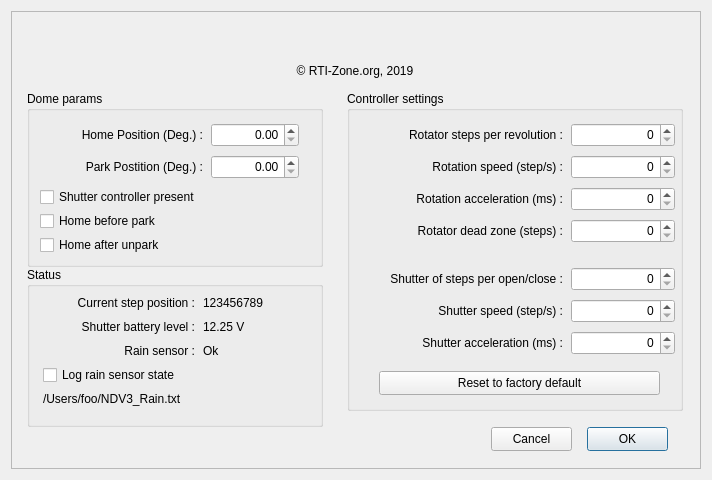
<?xml version="1.0" encoding="UTF-8"?>
<ui version="4.0">
 <class>X2Dome</class>
 <widget class="QDialog" name="X2Dome">
  <property name="geometry">
   <rect>
    <x>0</x>
    <y>0</y>
    <width>712</width>
    <height>480</height>
   </rect>
  </property>
  <property name="minimumSize">
   <size>
    <width>712</width>
    <height>480</height>
   </size>
  </property>
  <property name="maximumSize">
   <size>
    <width>712</width>
    <height>480</height>
   </size>
  </property>
  <property name="windowTitle">
   <string>NexDome controller settings</string>
  </property>
  <layout class="QVBoxLayout" name="verticalLayout_5">
   <item>
    <widget class="X2Form" name="X2Form">
     <property name="enabled">
      <bool>true</bool>
     </property>
     <property name="minimumSize">
      <size>
       <width>0</width>
       <height>0</height>
      </size>
     </property>
     <property name="maximumSize">
      <size>
       <width>1024</width>
       <height>1024</height>
      </size>
     </property>
     <property name="frameShape">
      <enum>QFrame::StyledPanel</enum>
     </property>
     <property name="frameShadow">
      <enum>QFrame::Raised</enum>
     </property>
     <property name="SerialPortName" stdset="0">
      <string/>
     </property>
     <widget class="QGroupBox" name="MaxDomeIIParams">
      <property name="geometry">
       <rect>
        <x>16</x>
        <y>80</y>
        <width>296</width>
        <height>176</height>
       </rect>
      </property>
      <property name="title">
       <string>Dome params</string>
      </property>
      <widget class="QCheckBox" name="homeOnUnpark">
       <property name="geometry">
        <rect>
         <x>13</x>
         <y>144</y>
         <width>140</width>
         <height>20</height>
        </rect>
       </property>
       <property name="text">
        <string>Home after unpark</string>
       </property>
      </widget>
      <widget class="QCheckBox" name="hasShutterCtrl">
       <property name="geometry">
        <rect>
         <x>13</x>
         <y>96</y>
         <width>183</width>
         <height>20</height>
        </rect>
       </property>
       <property name="text">
        <string>Shutter controller present</string>
       </property>
      </widget>
      <widget class="QCheckBox" name="homeOnPark">
       <property name="geometry">
        <rect>
         <x>13</x>
         <y>120</y>
         <width>136</width>
         <height>20</height>
        </rect>
       </property>
       <property name="text">
        <string>Home before park</string>
       </property>
      </widget>
      <widget class="QLabel" name="label_2">
       <property name="geometry">
        <rect>
         <x>16</x>
         <y>32</y>
         <width>160</width>
         <height>24</height>
        </rect>
       </property>
       <property name="text">
        <string>Home Position (Deg.) :</string>
       </property>
       <property name="alignment">
        <set>Qt::AlignRight|Qt::AlignTrailing|Qt::AlignVCenter</set>
       </property>
      </widget>
      <widget class="QDoubleSpinBox" name="homePosition">
       <property name="geometry">
        <rect>
         <x>184</x>
         <y>32</y>
         <width>88</width>
         <height>24</height>
        </rect>
       </property>
       <property name="alignment">
        <set>Qt::AlignRight|Qt::AlignTrailing|Qt::AlignVCenter</set>
       </property>
       <property name="maximum">
        <double>359.990000000000009</double>
       </property>
      </widget>
      <widget class="QLabel" name="label_3">
       <property name="geometry">
        <rect>
         <x>32</x>
         <y>64</y>
         <width>144</width>
         <height>24</height>
        </rect>
       </property>
       <property name="text">
        <string>Park Postition (Deg.) :</string>
       </property>
       <property name="alignment">
        <set>Qt::AlignRight|Qt::AlignTrailing|Qt::AlignVCenter</set>
       </property>
      </widget>
      <widget class="QDoubleSpinBox" name="parkPosition">
       <property name="geometry">
        <rect>
         <x>184</x>
         <y>64</y>
         <width>88</width>
         <height>24</height>
        </rect>
       </property>
       <property name="alignment">
        <set>Qt::AlignRight|Qt::AlignTrailing|Qt::AlignVCenter</set>
       </property>
       <property name="maximum">
        <double>359.990000000000009</double>
       </property>
      </widget>
     </widget>
     <widget class="QGroupBox" name="groupBox">
      <property name="geometry">
       <rect>
        <x>336</x>
        <y>80</y>
        <width>336</width>
        <height>320</height>
       </rect>
      </property>
      <property name="title">
       <string>Controller settings</string>
      </property>
      <widget class="QLabel" name="label_9">
       <property name="geometry">
        <rect>
         <x>56</x>
         <y>64</y>
         <width>160</width>
         <height>24</height>
        </rect>
       </property>
       <property name="text">
        <string>Rotation speed (step/s) :</string>
       </property>
       <property name="alignment">
        <set>Qt::AlignRight|Qt::AlignTrailing|Qt::AlignVCenter</set>
       </property>
      </widget>
      <widget class="QSpinBox" name="rotationSpeed">
       <property name="geometry">
        <rect>
         <x>224</x>
         <y>64</y>
         <width>104</width>
         <height>24</height>
        </rect>
       </property>
       <property name="alignment">
        <set>Qt::AlignRight|Qt::AlignTrailing|Qt::AlignVCenter</set>
       </property>
       <property name="maximum">
        <number>999999999</number>
       </property>
      </widget>
      <widget class="QSpinBox" name="rotationAcceletation">
       <property name="geometry">
        <rect>
         <x>224</x>
         <y>96</y>
         <width>104</width>
         <height>24</height>
        </rect>
       </property>
       <property name="alignment">
        <set>Qt::AlignRight|Qt::AlignTrailing|Qt::AlignVCenter</set>
       </property>
       <property name="maximum">
        <number>999999999</number>
       </property>
      </widget>
      <widget class="QLabel" name="label_10">
       <property name="geometry">
        <rect>
         <x>16</x>
         <y>96</y>
         <width>200</width>
         <height>24</height>
        </rect>
       </property>
       <property name="text">
        <string>Rotation acceleration (ms) :</string>
       </property>
       <property name="alignment">
        <set>Qt::AlignRight|Qt::AlignTrailing|Qt::AlignVCenter</set>
       </property>
      </widget>
      <widget class="QLabel" name="label">
       <property name="geometry">
        <rect>
         <x>8</x>
         <y>32</y>
         <width>208</width>
         <height>24</height>
        </rect>
       </property>
       <property name="text">
        <string>Rotator steps per revolution :</string>
       </property>
       <property name="alignment">
        <set>Qt::AlignRight|Qt::AlignTrailing|Qt::AlignVCenter</set>
       </property>
      </widget>
      <widget class="QSpinBox" name="ticksPerRev">
       <property name="geometry">
        <rect>
         <x>224</x>
         <y>32</y>
         <width>104</width>
         <height>24</height>
        </rect>
       </property>
       <property name="alignment">
        <set>Qt::AlignRight|Qt::AlignTrailing|Qt::AlignVCenter</set>
       </property>
       <property name="maximum">
        <number>999999999</number>
       </property>
      </widget>
      <widget class="QSpinBox" name="shutterAcceleration">
       <property name="geometry">
        <rect>
         <x>224</x>
         <y>240</y>
         <width>104</width>
         <height>24</height>
        </rect>
       </property>
       <property name="alignment">
        <set>Qt::AlignRight|Qt::AlignTrailing|Qt::AlignVCenter</set>
       </property>
       <property name="maximum">
        <number>999999999</number>
       </property>
      </widget>
      <widget class="QLabel" name="label_12">
       <property name="geometry">
        <rect>
         <x>16</x>
         <y>240</y>
         <width>200</width>
         <height>24</height>
        </rect>
       </property>
       <property name="text">
        <string>Shutter acceleration (ms) :</string>
       </property>
       <property name="alignment">
        <set>Qt::AlignRight|Qt::AlignTrailing|Qt::AlignVCenter</set>
       </property>
      </widget>
      <widget class="QLabel" name="label_11">
       <property name="geometry">
        <rect>
         <x>56</x>
         <y>208</y>
         <width>160</width>
         <height>24</height>
        </rect>
       </property>
       <property name="text">
        <string>Shutter speed (step/s) :</string>
       </property>
       <property name="alignment">
        <set>Qt::AlignRight|Qt::AlignTrailing|Qt::AlignVCenter</set>
       </property>
      </widget>
      <widget class="QSpinBox" name="shutterSpeed">
       <property name="geometry">
        <rect>
         <x>224</x>
         <y>208</y>
         <width>104</width>
         <height>24</height>
        </rect>
       </property>
       <property name="alignment">
        <set>Qt::AlignRight|Qt::AlignTrailing|Qt::AlignVCenter</set>
       </property>
       <property name="maximum">
        <number>999999999</number>
       </property>
      </widget>
      <widget class="QSpinBox" name="shutterTicks">
       <property name="geometry">
        <rect>
         <x>224</x>
         <y>176</y>
         <width>104</width>
         <height>24</height>
        </rect>
       </property>
       <property name="alignment">
        <set>Qt::AlignRight|Qt::AlignTrailing|Qt::AlignVCenter</set>
       </property>
       <property name="maximum">
        <number>999999999</number>
       </property>
      </widget>
      <widget class="QLabel" name="label_13">
       <property name="geometry">
        <rect>
         <x>8</x>
         <y>176</y>
         <width>208</width>
         <height>24</height>
        </rect>
       </property>
       <property name="text">
        <string>Shutter of steps per open/close :</string>
       </property>
       <property name="alignment">
        <set>Qt::AlignRight|Qt::AlignTrailing|Qt::AlignVCenter</set>
       </property>
      </widget>
      <widget class="QPushButton" name="pushButton">
       <property name="geometry">
        <rect>
         <x>32</x>
         <y>280</y>
         <width>281</width>
         <height>24</height>
        </rect>
       </property>
       <property name="text">
        <string>Reset to factory default</string>
       </property>
      </widget>
      <widget class="QLabel" name="label_7">
       <property name="geometry">
        <rect>
         <x>8</x>
         <y>128</y>
         <width>208</width>
         <height>24</height>
        </rect>
       </property>
       <property name="text">
        <string>Rotator dead zone (steps) :</string>
       </property>
       <property name="alignment">
        <set>Qt::AlignRight|Qt::AlignTrailing|Qt::AlignVCenter</set>
       </property>
      </widget>
      <widget class="QSpinBox" name="rotDeadZone">
       <property name="geometry">
        <rect>
         <x>224</x>
         <y>128</y>
         <width>104</width>
         <height>24</height>
        </rect>
       </property>
       <property name="alignment">
        <set>Qt::AlignRight|Qt::AlignTrailing|Qt::AlignVCenter</set>
       </property>
       <property name="maximum">
        <number>2000</number>
       </property>
      </widget>
     </widget>
     <widget class="QLabel" name="label_logo">
      <property name="geometry">
       <rect>
        <x>280</x>
        <y>0</y>
        <width>128</width>
        <height>44</height>
       </rect>
      </property>
      <property name="text">
       <string/>
      </property>
      <property name="pixmap">
       <pixmap>NexDome.png</pixmap>
      </property>
      <property name="alignment">
       <set>Qt::AlignCenter</set>
      </property>
      <property name="X2_PhotoFileName" stdset="0">
       <string>NexDome.png</string>
      </property>
     </widget>
     <widget class="QLabel" name="label_4">
      <property name="geometry">
       <rect>
        <x>260</x>
        <y>48</y>
        <width>168</width>
        <height>24</height>
       </rect>
      </property>
      <property name="text">
       <string>© RTI-Zone.org, 2019</string>
      </property>
      <property name="alignment">
       <set>Qt::AlignCenter</set>
      </property>
     </widget>
     <widget class="QPushButton" name="pushButtonCancel">
      <property name="geometry">
       <rect>
        <x>480</x>
        <y>416</y>
        <width>81</width>
        <height>24</height>
       </rect>
      </property>
      <property name="text">
       <string>Cancel</string>
      </property>
     </widget>
     <widget class="QPushButton" name="pushButtonOK">
      <property name="geometry">
       <rect>
        <x>576</x>
        <y>416</y>
        <width>81</width>
        <height>24</height>
       </rect>
      </property>
      <property name="text">
       <string>OK</string>
      </property>
      <property name="default">
       <bool>true</bool>
      </property>
     </widget>
     <widget class="QGroupBox" name="groupBox_2">
      <property name="geometry">
       <rect>
        <x>16</x>
        <y>256</y>
        <width>296</width>
        <height>160</height>
       </rect>
      </property>
      <property name="title">
       <string>Status</string>
      </property>
      <widget class="QLabel" name="rainStatus">
       <property name="geometry">
        <rect>
         <x>176</x>
         <y>72</y>
         <width>96</width>
         <height>24</height>
        </rect>
       </property>
       <property name="text">
        <string>Ok</string>
       </property>
      </widget>
      <widget class="QLabel" name="shutterBatteryLevel">
       <property name="geometry">
        <rect>
         <x>176</x>
         <y>48</y>
         <width>56</width>
         <height>24</height>
        </rect>
       </property>
       <property name="text">
        <string>12.25 V</string>
       </property>
      </widget>
      <widget class="QLabel" name="label_8">
       <property name="geometry">
        <rect>
         <x>80</x>
         <y>72</y>
         <width>88</width>
         <height>24</height>
        </rect>
       </property>
       <property name="text">
        <string>Rain sensor :</string>
       </property>
       <property name="alignment">
        <set>Qt::AlignRight|Qt::AlignTrailing|Qt::AlignVCenter</set>
       </property>
      </widget>
      <widget class="QLabel" name="label_5">
       <property name="geometry">
        <rect>
         <x>24</x>
         <y>48</y>
         <width>144</width>
         <height>24</height>
        </rect>
       </property>
       <property name="text">
        <string>Shutter battery level :</string>
       </property>
       <property name="alignment">
        <set>Qt::AlignRight|Qt::AlignTrailing|Qt::AlignVCenter</set>
       </property>
      </widget>
      <widget class="QLabel" name="label_6">
       <property name="geometry">
        <rect>
         <x>24</x>
         <y>24</y>
         <width>144</width>
         <height>24</height>
        </rect>
       </property>
       <property name="text">
        <string>Current step position :</string>
       </property>
       <property name="alignment">
        <set>Qt::AlignRight|Qt::AlignTrailing|Qt::AlignVCenter</set>
       </property>
      </widget>
      <widget class="QLabel" name="currentStepPos">
       <property name="geometry">
        <rect>
         <x>176</x>
         <y>24</y>
         <width>96</width>
         <height>24</height>
        </rect>
       </property>
       <property name="text">
        <string>123456789</string>
       </property>
      </widget>
      <widget class="QCheckBox" name="checkBox">
       <property name="geometry">
        <rect>
         <x>16</x>
         <y>96</y>
         <width>152</width>
         <height>24</height>
        </rect>
       </property>
       <property name="text">
        <string>Log rain sensor state</string>
       </property>
      </widget>
      <widget class="QLabel" name="filePath">
       <property name="geometry">
        <rect>
         <x>16</x>
         <y>120</y>
         <width>264</width>
         <height>24</height>
        </rect>
       </property>
       <property name="text">
        <string>/Users/foo/NDV3_Rain.txt</string>
       </property>
      </widget>
     </widget>
    </widget>
   </item>
  </layout>
 </widget>
 <customwidgets>
  <customwidget>
   <class>X2Form</class>
   <extends>QFrame</extends>
   <header>x2form.h</header>
   <container>1</container>
  </customwidget>
 </customwidgets>
 <resources/>
 <connections/>
 <designerdata>
  <property name="gridDeltaX">
   <number>8</number>
  </property>
  <property name="gridDeltaY">
   <number>8</number>
  </property>
  <property name="gridSnapX">
   <bool>true</bool>
  </property>
  <property name="gridSnapY">
   <bool>true</bool>
  </property>
  <property name="gridVisible">
   <bool>true</bool>
  </property>
 </designerdata>
</ui>
